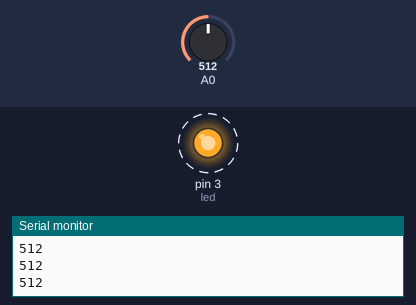
Recording of a sketch running on a simulated Arduino Uno, built with avr-gcc and run on an emulated ATmega328P. Parts: output pins drawn as LEDs (lit = HIGH), the last lines printed to the serial monitor. Dashed ring = blinking. The test bench sets the inputs (shaded band); at power-on: A0 = 512.

Above: at 1.45 s.
1.5 s: A0 set to 309
4.7 s: A0 set to 288
At 5.2 s:
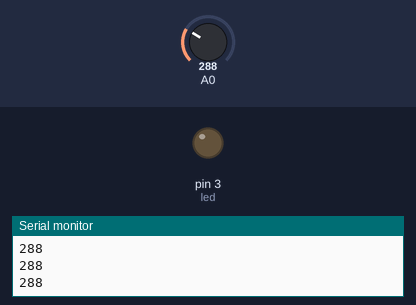
6.2 s: A0 set to 306
At 6.45 s:
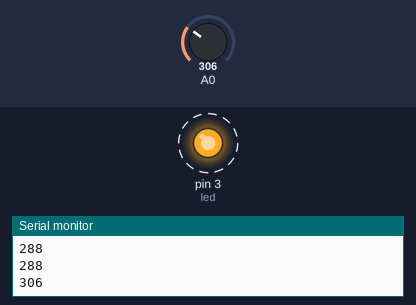
Timing chart, 0 to 15.4 s (numbered marks = the images above; inputs shaded):
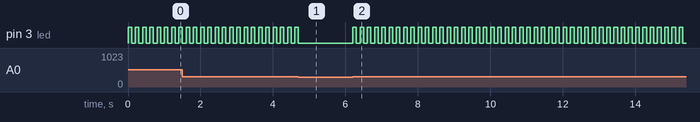

Measured:
- the behaviour switches between 300 and 299 on A0 (found by bisection; images 0 and 1)
- after the input at 4.7 s, pin 3 (led): goes on until 4.7 s, then stays LOW
- after the input at 6.2 s, pin 3 (led): alternates HIGH for 0.10 s and LOW for 0.10 s, starting at once
- by itself, pin 3 (led): alternates HIGH for 0.10 s and LOW for 0.10 s

The sketch:

Lightsensor_blink.ino
```cpp
const int led=3; // variable which stores pin number

void setup()
{
  pinMode(led, OUTPUT);  //configures pin 3 as OUTPUT
    Serial.begin(9100);          //  setup serial
}

void loop()
{
   int sensor_value = analogRead(A0);
   Serial.println(sensor_value);             // debug value

  if (sensor_value < 300)// the point at which the state of LEDs change
    {
            digitalWrite(led,LOW);  //Sets LEDs OFF

    }
  else
    {
      digitalWrite(led, HIGH);  //sets LEDs ON
      delay(100);
      digitalWrite(led, LOW);  //sets LEDs ON
      delay(100);
      digitalWrite(led, HIGH);  //sets LEDs ON
      delay(100);
      digitalWrite(led, LOW);  //sets LEDs ON
      delay(100);
      digitalWrite(led, HIGH);  //sets LEDs ON
      delay(100);
      digitalWrite(led, LOW);  //sets LEDs ON
      delay(100);
    }

}
```
